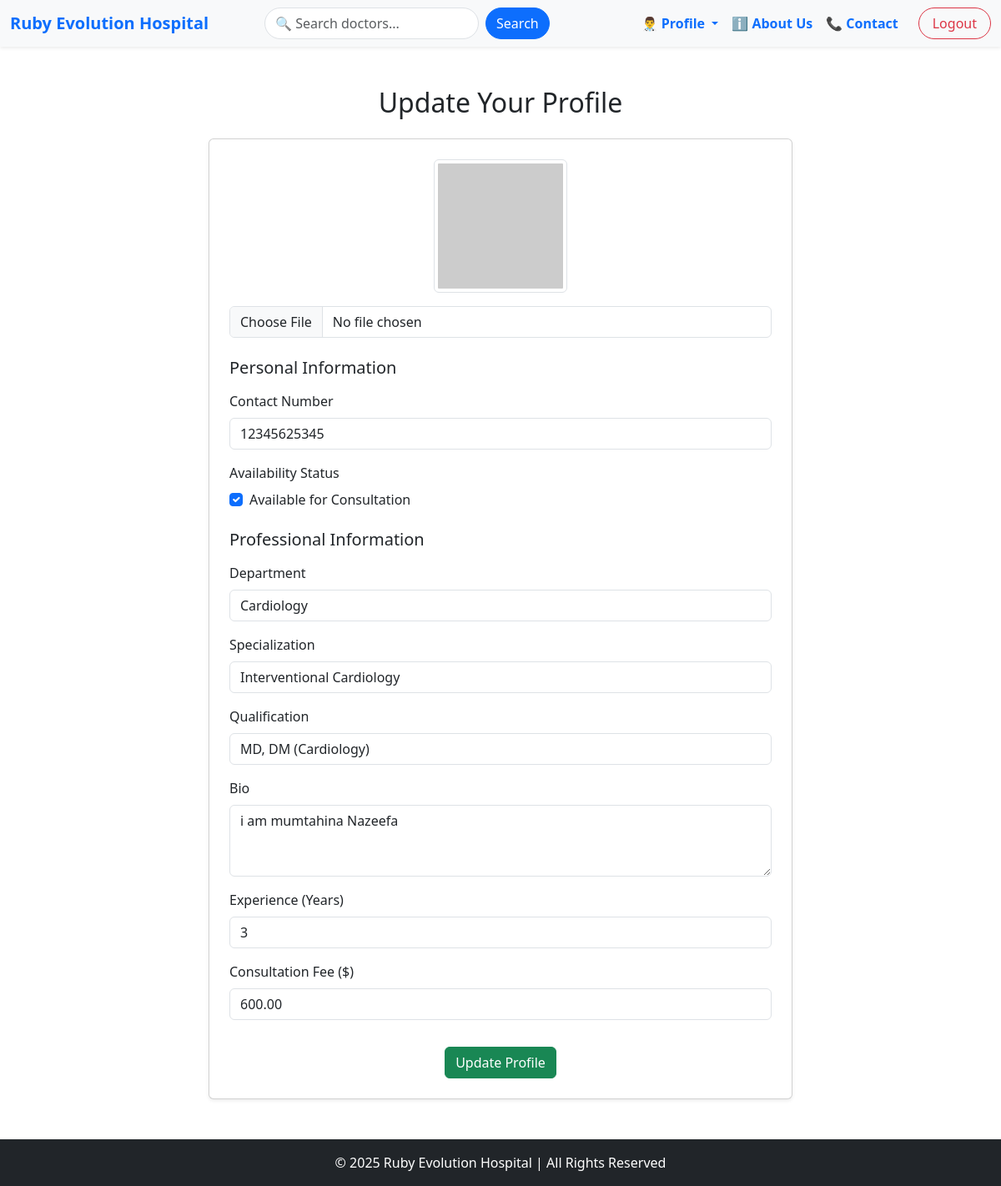
Screenshot of /accounts/doctor/profile/update/ (signed in) with the database file from the repository.
### accounts/models.py (models this page shows, shortened)
class DoctorProfile(models.Model):
    DEPARTMENT_CHOICES = [
        ('Cardiology', 'Cardiology'),
        ('Neurology', 'Neurology'),
        ('Orthopedics', 'Orthopedics'),
        ('Pediatrics', 'Pediatrics'),
        ('General', 'General'),
        ('Dermatology', 'Dermatology'),
        ('Gynecology', 'Gynecology'),
    ]
    user = models.OneToOneField(CustomUser, on_delete=models.CASCADE,related_name='doctor')
    profile_picture = models.ImageField(upload_to='doctor_profiles/', null=True, blank=True)
    contact_number = models.CharField(max_length=15, null=True, blank=True)
    department = models.CharField(max_length=50, choices=DEPARTMENT_CHOICES, default='General')
    specialization = models.CharField(max_length=100, null=True, blank=True)
    qualification = models.CharField(max_length=200, null=True, blank=True)
    bio = models.TextField(null=True,blank=True)
    experience = models.PositiveIntegerField(default=0)
    consultation_fee = models.DecimalField(max_digits=8, decimal_places=2, default=0.00)
    availability_status = models.BooleanField(default=True)

### accounts/views.py (the view, shortened to what this page needs)
# urls.py: path('doctor/profile/update/', DoctorProfileUpdateView.as_view(), name='doctorProfileUpdate'),
class DoctorProfileUpdateView(LoginRequiredMixin,View):
    def get(self, request):
        doctor, created = DoctorProfile.objects.get_or_create(user=request.user)
        return render(request, 'doctor/doctorProfileUpdate.html', {'doctor': doctor})

### accounts/templates/doctor/doctorProfileUpdate.html (shortened to what this page needs)
{% extends 'base.html' %}
{% block content %}
<div class="container my-5">
    <h2 class="mb-4 text-center">Update Your Profile</h2>
    <div class="card shadow-sm p-4" style="max-width: 700px; margin:auto;">
        <form method="POST" enctype="multipart/form-data">
            <div class="mb-4 text-center">
                {% if doctor.profile_picture %}
                    <img src="{{ doctor.profile_picture.url }}" alt="Profile" class="img-thumbnail mb-2" style="width:150px; height:150px; object-fit:cover;">
                {% else %}
                    <img src="https://via.placeholder.com/150" alt="Profile" class="img-thumbnail mb-2">
                {% endif %}
                <input type="file" name="profile_picture" class="form-control mt-2">
            </div>
            <h5 class="mb-3">Personal Information</h5>
            <div class="mb-3">
                <label class="form-label">Contact Number</label>
                <input type="text" name="contact_number" value="{{ doctor.contact_number }}" class="form-control">
            </div>
            <div class="mb-3">
                <label class="form-label">Availability Status</label>
                <div class="form-check">
                    <input type="checkbox" name="availability_status" class="form-check-input" id="availability"
                           {% if doctor.availability_status %}checked{% endif %}>
                    <label class="form-check-label" for="availability">Available for Consultation</label>
                </div>
            </div>
            <h5 class="mb-3 mt-4">Professional Information</h5>
            <div class="mb-3">
                <label class="form-label">Department</label>
                <input type="text" name="department" value="{{ doctor.department }}" class="form-control">
            </div>
            <div class="mb-3">
                <label class="form-label">Specialization</label>
                <input type="text" name="specialization" value="{{ doctor.specialization }}" class="form-control">
            </div>
            <div class="mb-3">
                <label class="form-label">Qualification</label>
                <input type="text" name="qualification" value="{{ doctor.qualification }}" class="form-control">
            </div>
            <div class="mb-3">
                <label class="form-label">Bio</label>
                <textarea name="bio" class="form-control" rows="3">{{ doctor.bio }}</textarea>
            </div>
            <div class="mb-3">
                <label class="form-label">Experience (Years)</label>
                <input type="number" name="experience" value="{{ doctor.experience }}" class="form-control" min="0">
            </div>
            <div class="mb-3">
                <label class="form-label">Consultation Fee ($)</label>
                <input type="number" name="consultation_fee" value="{{ doctor.consultation_fee }}" class="form-control" min="0" step="0.01">
            </div>
            <div class="text-center">
                <button type="submit" class="btn btn-success mt-3">Update Profile</button>
            </div>
        </form>
    </div>
</div>
{% endblock %}

### rows the page displays
DoctorProfile: contact_number "12345625345", availability_status "☑", department "Cardiology", specialization "Interventional Cardiology", qualification "MD, DM (Cardiology)", bio "i am mumtahina Nazeefa", experience "3", consultation_fee "600.00"
